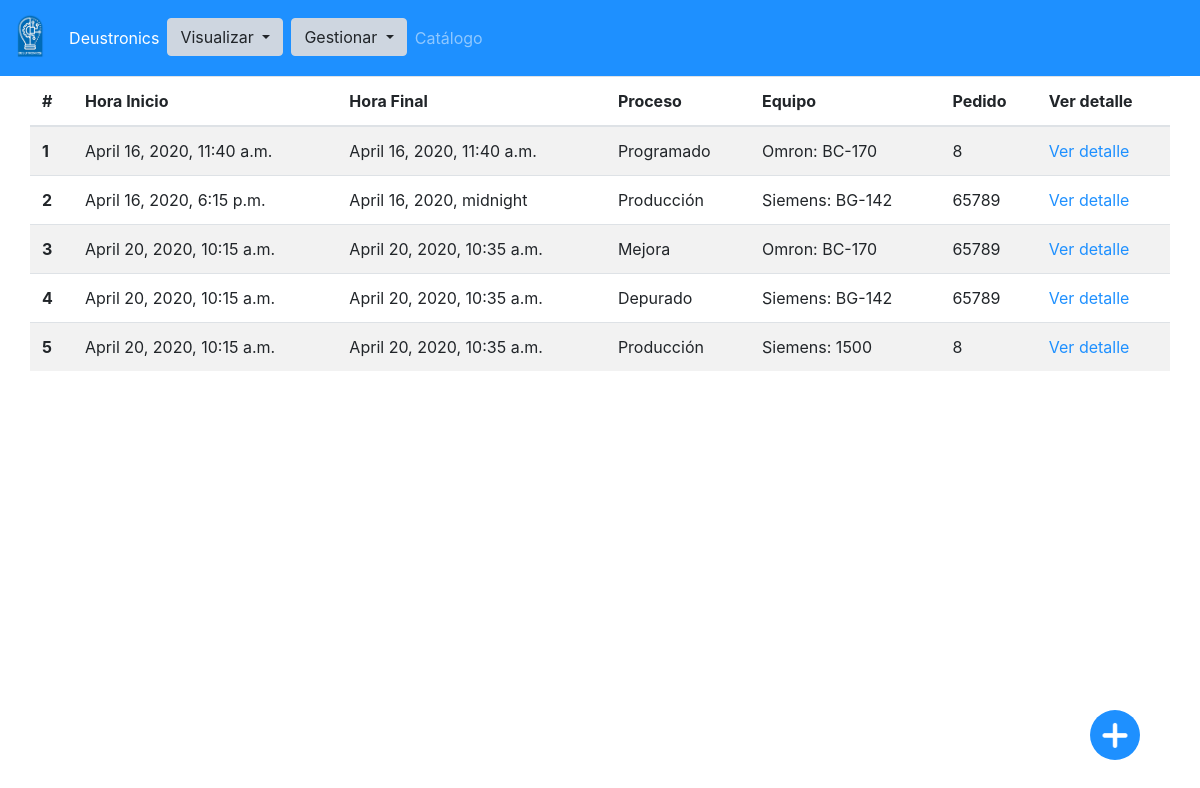
Page /tareas/ on the earlier database version.
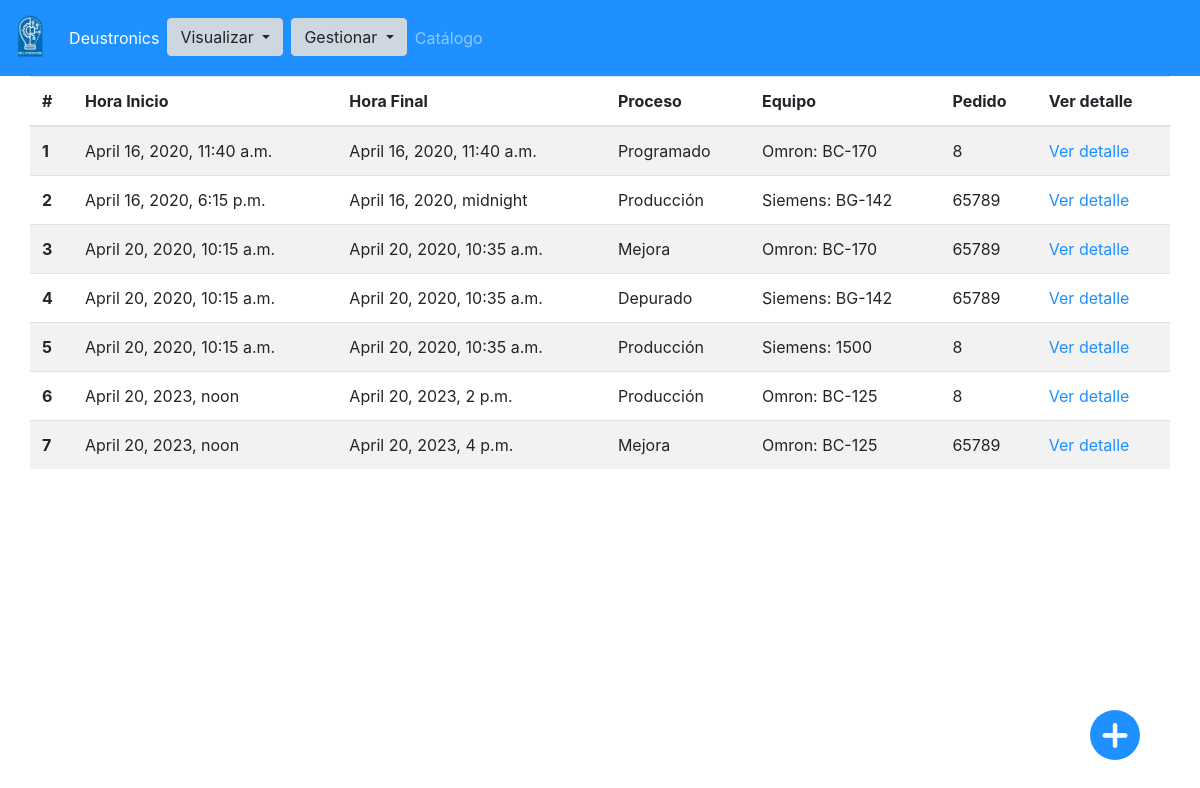
Same page on the later database version.
### app/models.py (models this page shows, shortened)
class Tarea(models.Model):
    hora_inicio = models.DateTimeField()
    hora_fin = models.DateTimeField()
    equipo = models.ForeignKey(Equipo, on_delete=models.SET_NULL, null=True)
    proceso = models.ForeignKey(Proceso, on_delete=models.SET_NULL, null=True)
    pedido = models.ForeignKey(Pedido, on_delete=models.SET_NULL, null=True)
    empleados_asignados = models.ManyToManyField(Empleado)

class Proceso(models.Model):
    nombre = models.CharField(max_length=100)
    def __str__(self):
       return self.nombre

class Equipo(models.Model):
    marca = models.CharField(max_length=100)
    modelo = models.CharField(max_length=100)
    tipo = models.ForeignKey(TipoEquipo, on_delete=models.SET_NULL, null=True)
    fecha_adquisicion = models.DateField()
    fecha_instalacion = models.DateField()
    fecha_ultimo_mantenimiento = models.DateField()
    def __str__(self):
       return str(f"{self.marca}: {self.modelo}")

class Pedido(models.Model):
    planificado = models.BooleanField()
    producido = models.BooleanField()
    cantidad = models.IntegerField()
    catalogo = models.ForeignKey(
        Catalogo, on_delete=models.SET_NULL, null=True)
    cliente = models.ForeignKey(Cliente, on_delete=models.SET_NULL, null=True)
    def __str__(self):
       return str(self.cantidad)

### app/views.py (the view, shortened to what this page needs)
# urls.py: path('tareas/', views.TareaListView.as_view(), name='tarea_lista'),
class TareaListView(View):
    model = Tarea
    template_name = 'tarea_lista.html'
    queryset = Tarea.objects.all()
    context_object_name = 'tareas'
    def get(self, req, *args, **kwargs):
        form =TareaForm()
        data=Tarea.objects.all()
        context={'form':form,'tareas':data, 'urlBotonFlotante':reverse('tarea_create')}
        return render(req, 'tarea_lista.html', context)

### app/templates/tarea_lista.html
{%extends 'base.html'%} {% block content%}
<table class="table table-striped">
  <thead>
    <tr>
      <th scope="col">#</th>
      <th scope="col">Hora Inicio</th>
      <th scope="col">Hora Final</th>
      <th scope="col">Proceso</th>
      <th scope="col">Equipo</th>
      <th scope="col">Pedido</th>
      <th scope="col">Ver detalle</th>
    </tr>
  </thead>
  <tbody>
    {%for tarea in tareas%}
    <tr>
      <th scope="row">{{tarea.id}}</th>
      <td>{{tarea.hora_inicio}}</td>
      <td>{{tarea.hora_fin}}</td>
      <td>{{tarea.proceso}}</td>
      <td>{{tarea.equipo}}</td>
      <td>{{tarea.pedido}}</td>
      <td><a href="{%url 'tarea_detalle' tarea.id %}"> Ver detalle</a></td>
    </tr>
    {%endfor%}
  </tbody>
</table>
{%endblock%}

### app/templates/base.html (shortened to what this page needs)
{%load static %}
<!DOCTYPE html>
<html lang="en">
<head>
  <link rel="stylesheet" href="{% static 'main.css'%}" />
</head>
<body>
  {% block nav%}
  <nav class="navbar navbar-expand-lg navbar-dark bg-primary">
    <a class="navbar-brand" href="{%url 'index' %}"><img src="{% static 'Desuto5.png' %}" alt="" id="logo" /></a>
    <div class="collapse navbar-collapse" id="navbarNavAltMarkup">
      <div class="navbar-nav">
        <a class="nav-item nav-link active" href="{%url 'index' %}">Deustronics </a>
        <div class="btn-group">
          <div class="dropdown mr-2">
            <button class="btn btn-secondary dropdown-toggle" type="button" id="dropdownMenuButton"
              data-toggle="dropdown" aria-haspopup="true" aria-expanded="false">
              Visualizar
            </button>
          </div>
          <div class="dropdown dropdown-dark">
            <button class="btn btn-secondary dropdown-toggle" type="button" id="dropdownMenuButton"
              data-toggle="dropdown" aria-haspopup="true" aria-expanded="false">
              Gestionar
            </button>
          </div>
        </div>
        <a class="nav-item nav-link" href="{%url 'catalogo_lista' %}">Catálogo</a>
      </div>
  </nav>
  {%endblock%}
  <div class="container fill">
    <div class="row">
      {%block content %} {%endblock%}
    </div>
  </div>
<a id="botonFlotante" href="{{urlBotonFlotante}}">
<div class="botonFlotantePadre">
<span class="botonFlotanteHijo">
<img id="iconoAñadir" src="{% static 'icons/ArturMas.png' %}" alt="Añadir">
</span>
</div>
</a>
</body>
</html>

Differences in the rows shown:
added Tarea: id "6", hora_inicio "April 20, 2023, noon", hora_fin "April 20, 2023, 2 p.m.", proceso "Producción", equipo "Omron: BC-125", pedido "8"
added Tarea: id "7", hora_inicio "April 20, 2023, noon", hora_fin "April 20, 2023, 4 p.m.", proceso "Mejora", equipo "Omron: BC-125", pedido "65789"
